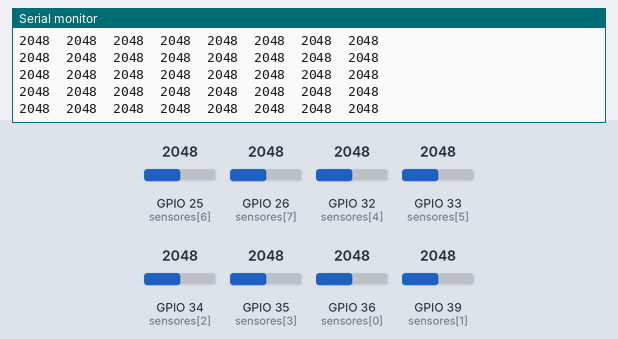
The sketch below on a simulated ESP32. Shown: the last lines printed to the serial monitor. The inputs (shaded band) are chosen by the test bench; at power-on: GPIO 25 (sensores[6]) = 2048, GPIO 26 (sensores[7]) = 2048, GPIO 32 (sensores[4]) = 2048, GPIO 33 (sensores[5]) = 2048, GPIO 34 (sensores[2]) = 2048, GPIO 35 (sensores[3]) = 2048, GPIO 36 (sensores[0]) = 2048, GPIO 39 (sensores[1]) = 2048 (analog values on the 0–4095 scale).

Above: at 1.2 s.
1.3 s: GPIO 25 (sensores[6]) set to 2866
At 1.32 s:
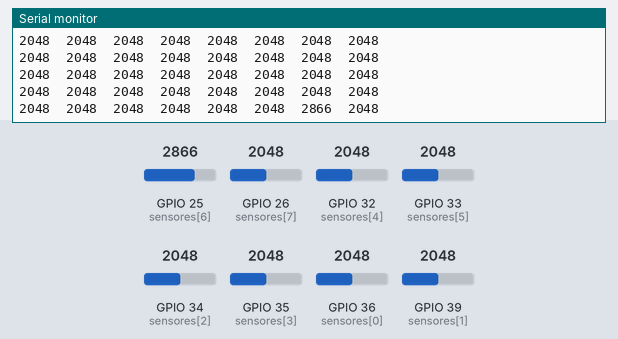
2.8 s: GPIO 26 (sensores[7]) set to 2866
At 2.84 s:
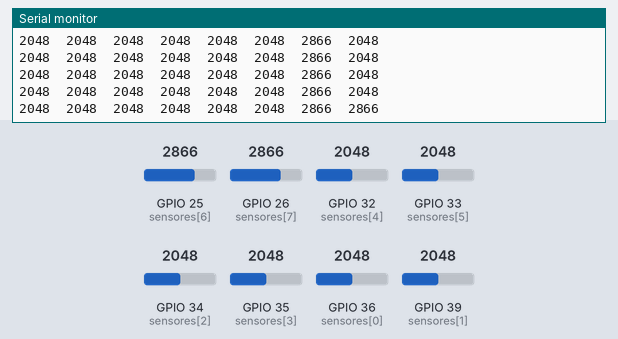
4.3 s: GPIO 32 (sensores[4]) set to 2866
At 4.35 s:
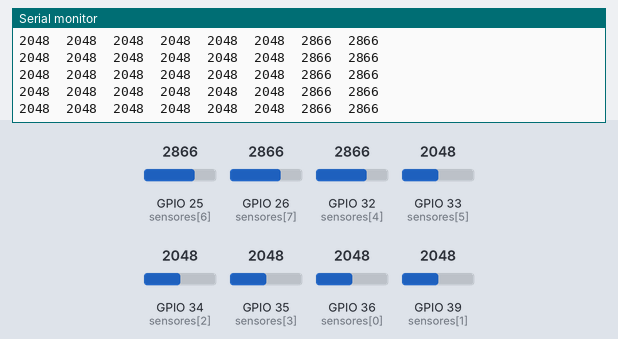
5.8 s: GPIO 33 (sensores[5]) set to 2866
At 5.87 s:
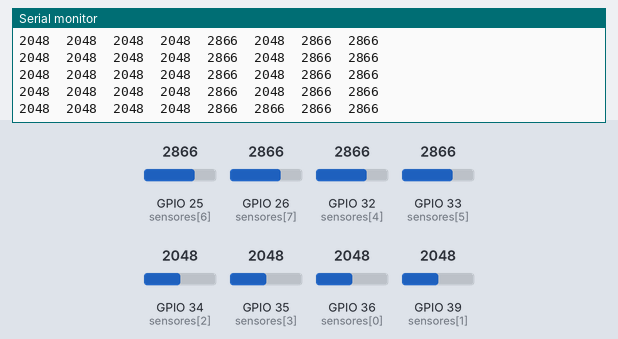
7.3 s: GPIO 34 (sensores[2]) set to 2866
At 7.39 s:
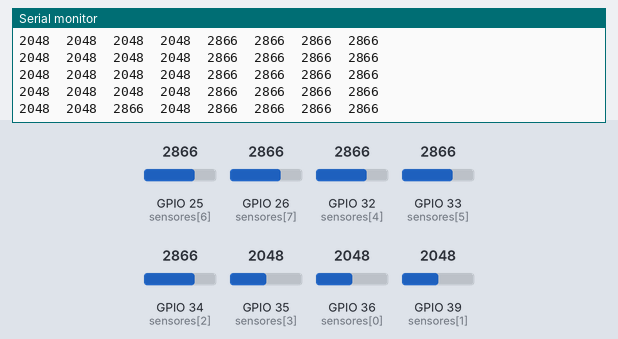
8.8 s: GPIO 35 (sensores[3]) set to 2866
At 8.81 s:
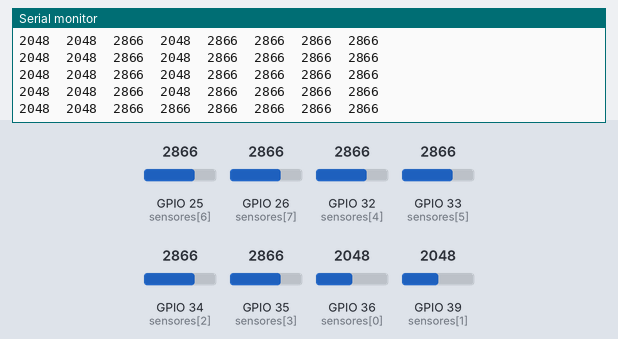

The sketch:

Codigo_prueba_QTR8A.ino
```cpp
const int sensores[8] = {36, 39, 34, 35, 32, 33, 25, 26};

void setup() {
  Serial.begin(115200);

  // Resolución ADC del ESP32
  analogReadResolution(12); // 0 - 4095

  Serial.println("Prueba QTR-8A con ESP32");
}

void loop() {

  for (int i = 0; i < 8; i++) {

    int lectura = analogRead(sensores[i]);

    Serial.print(lectura);
    Serial.print("\t");
  }

  Serial.println();

  delay(100);
}
```

Measured:
- after the input at 1.3 s, the serial monitor: prints a new line at once (image 1)
- after the input at 2.8 s, the serial monitor: prints a new line at once (image 2)
- after the input at 5.8 s, the serial monitor: prints a new line after 0.07 s (image 4)
- after the input at 7.3 s, the serial monitor: prints a new line after 0.09 s (image 5)
- after the input at 8.8 s, the serial monitor: prints a new line at once (image 6)
